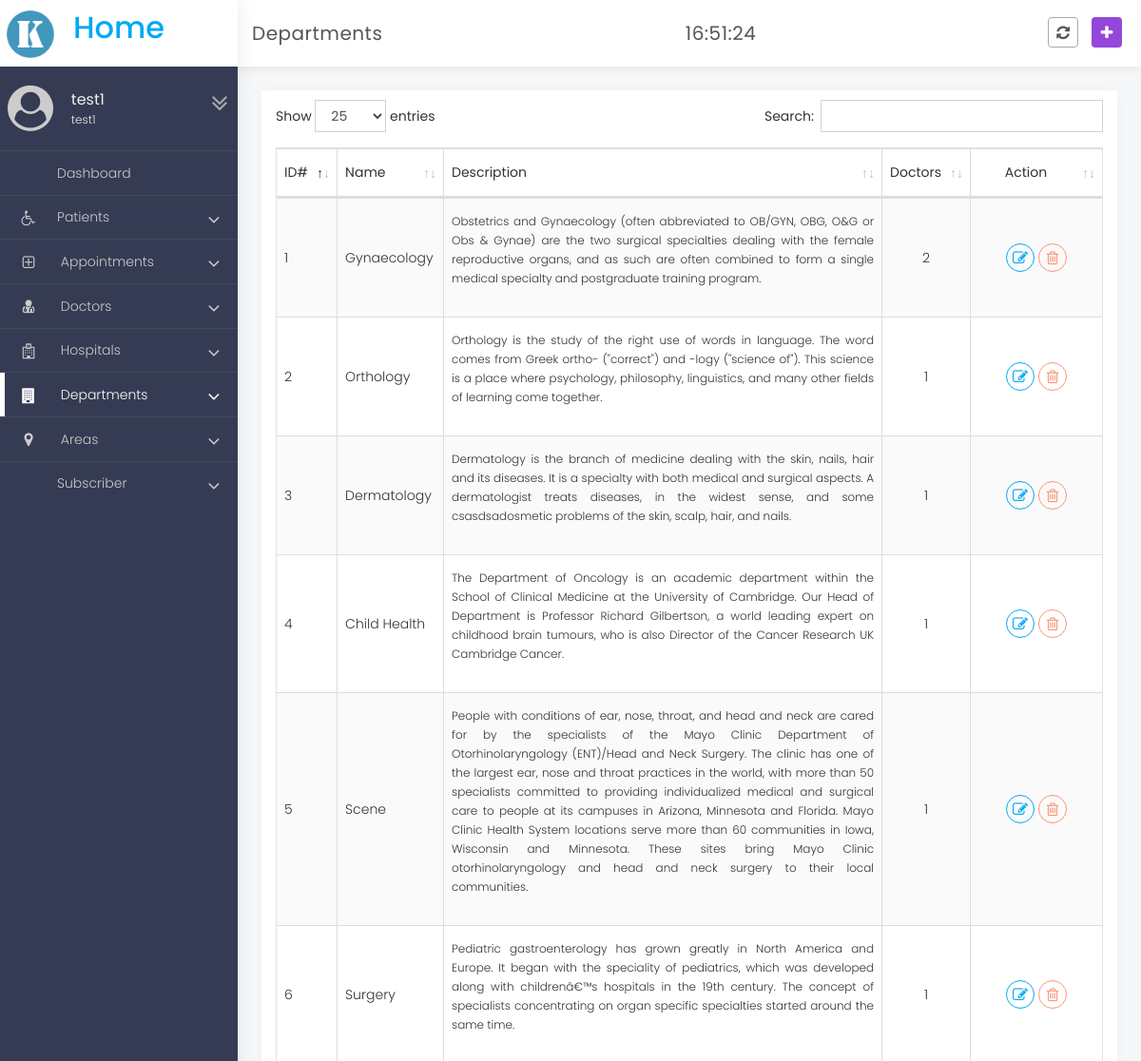
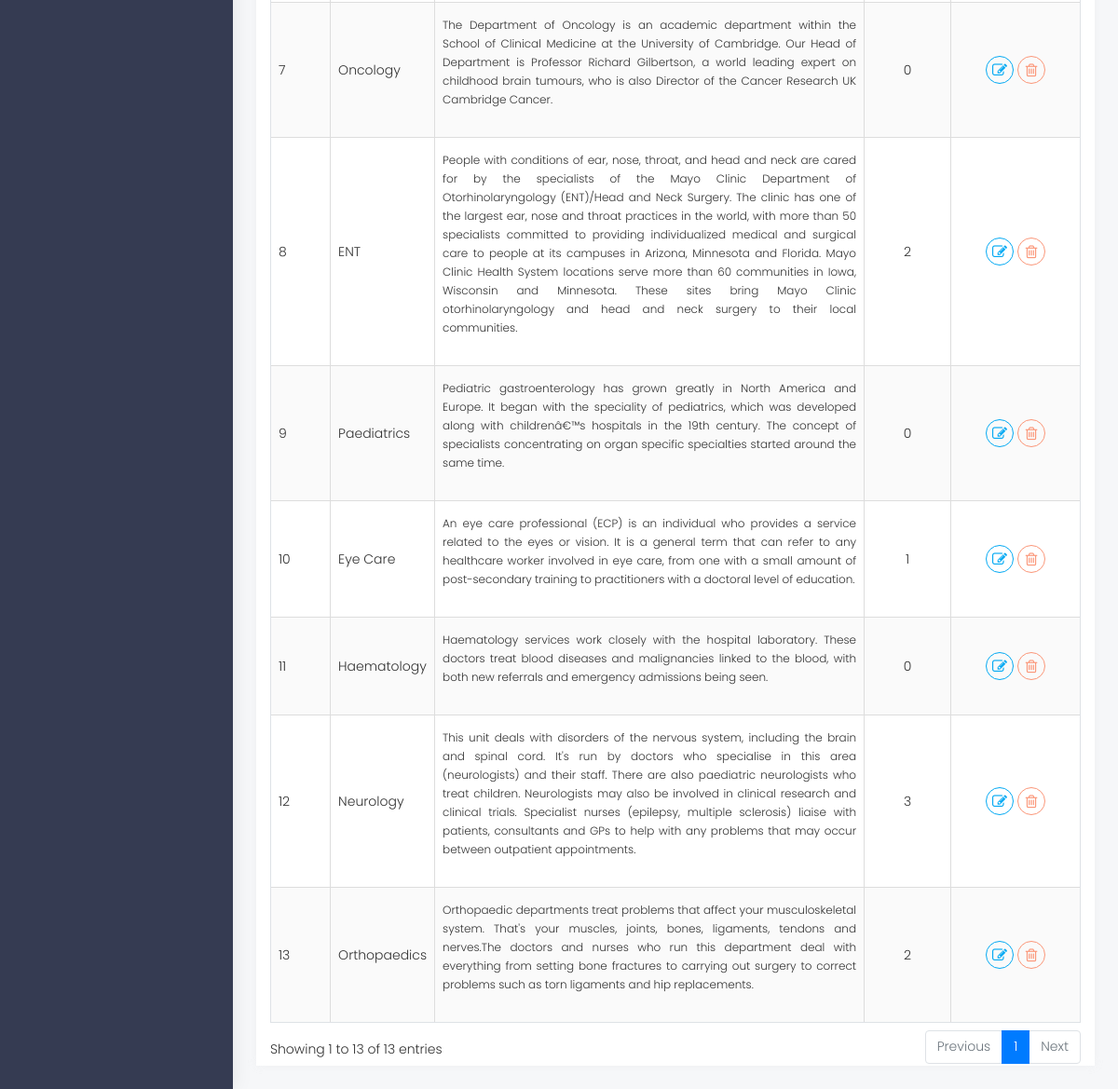
Page /admin/department.php (signed in) on the committed database (2 pictures, top to bottom).
### tables this page shows
CREATE TABLE `departments` (
  `id` int(5) NOT NULL,
  `name` varchar(30) NOT NULL,
  `photo` text DEFAULT NULL,
  `name_adj` text NOT NULL,
  `details` text DEFAULT NULL
);

### admin/class/departments.php (called while the page is built, shortened)
<?php
class departments
{
    function all(){
        global $pdo;
        $sql = "SELECT * FROM departments ORDER By id ASC ";
        $result = $pdo->prepare($sql);
        $result->execute();
        return $result;
    }
}

### admin/class/doctors.php (called while the page is built, shortened)
<?php
class doctors
{
    function count_by_dptID($id){
        global $pdo;
        $sql = "SELECT * FROM doctors where department_id = :id";
        $result = $pdo->prepare($sql);
        $result->execute(['id'=>$id]);
        return $result->rowCount();
    }
}

### admin/department.php (the view, shortened to what this page needs)
<?php include('include/header.php'); ?>
<?php include('include/navbar.php'); ?>
<?php require ('class/departments.php')?>
<?php require ('class/doctors.php')?>
<div class="page-container">
<div class="page-hdr">
	<div class="row">
		<div class="col-4 page-name">
			<h1><i class="fa fa-hospital-o"></i>Departments</h1>
		</div>
        <div class="page-name col-3 text-right">
            <h1 id="time">Time</h1>
        </div>
		<div class="col-5 page-menu">
			<a id="cancel" href="" data-toggle="tooltip" data-placement="left" title="Reload"><i class="fa fa-refresh"></i></a>
			<a href="department_add.php" data-toggle="tooltip" data-placement="left" title="Add Department"><i class="fa fa-plus"></i></a>
		</div>
	</div>
</div>
<div class="content">
	<div class="table-container">
		<table id="department-table" class="table table-bordered table-striped datatable-table">
			<thead>
				<tr class="table-heading">
					<th>ID#</th>
					<th>Name</th>
					<th>Description</th>
					<th>Doctors</th>
					<th class="table-action">Action</th>
				</tr>
			</thead>
			<tbody>
            <?php
            $doct = new doctors();
            $dpt = new departments();
            $result = $dpt->all();
            $departments = $result->fetchAll();
            foreach ($departments as $department) {
                ?>
                <tr>
                    <td class="table-srno"><?php  echo $department->id;?> </td>
                    <td class="table-name">
                        <p class="font-14 margin-0 text-capitalize"><?php  echo $department->name;?></p>
                    </td>
                    <td>
                        <p class="text-justify font-12"><?php  echo $department->details;?></p>
                    </td>
                    <td class="text-center">
                        <a href="doctors.php?dpt_id=<?php echo $department->id;?>">
                        <?php
                        echo $doct->count_by_dptID($department->id);
                        ?>
                        </a>
                    </td>
                    <td class="table-action">
                        <a href="edit_department.php?id=<?php  echo $department->id;?>"
                           class="btn btn-outline btn-info btn-outline-1x btn-circle" data-toggle="tooltip"
                           title="Edit"><i class="fa fa-pencil-square-o"></i>
                        </a>
                        <a  href="department.php?delete=<?php echo $department->id;?>" class="btn btn-outline btn-danger btn-outline-1x btn-circle table-delete" onclick="checkDelete()"
                           data-toggle="tooltip" data-placement="top" title="Delete">
                            <i class="fa fa-trash-o"></i>
                        </a>
                    </td>
                </tr>
                <?php
            }
            ?>
            </tbody>
		</table>
	</div>
</div>
<?php include('include/footer.php');?>

### rows in the picture
departments: id "1", name "Gynaecology", details "Obstetrics and Gynaecology (often abbreviated to OB/GYN, OBG, O&G or Obs & Gynae) are the two surgical specialties dealing with the female reproductive organs, and as such are often combined to form a single medical specialty and postgraduate training program.", id "2"
departments: id "2", name "Orthology", details "Orthology is the study of the right use of words in language. The word comes from Greek ortho- (\"correct\") and -logy (\"science of\"). This science is a place where psychology, philosophy, linguistics, and many other fields of learning come together.", id "1"
departments: id "3", name "Dermatology", details "Dermatology is the branch of medicine dealing with the skin, nails, hair and its diseases. It is a specialty with both medical and surgical aspects. A dermatologist treats diseases, in the widest sense, and some csasdsadosmetic problems of the skin, scalp, hair, and nails.", id "1"
departments: id "4", name "Child Health", details "The Department of Oncology is an academic department within the School of Clinical Medicine at the University of Cambridge. Our Head of Department is Professor Richard Gilbertson, a world leading expert on childhood brain tumours, who is also Director of the Cancer Research UK Cambridge Cancer.", id "1"
departments: id "5", name "Scene", details "People with conditions of ear, nose, throat, and head and neck are cared for by the specialists of the Mayo Clinic Department of Otorhinolaryngology (ENT)/Head and Neck Surgery. The clinic has one of the largest ear, nose and throat practices in the world, with more than 50 specialists committed to providing individualized medical and surgical care to people at its campuses in Arizona, Minnesota and Florida. Mayo Clinic Health System locations serve more than 60 communities in Iowa, Wisconsin and Minnesota. These sites bring Mayo Clinic otorhinolaryngology and head and neck surgery to their local communities.", id "1"
departments: id "6", name "Surgery", details "Pediatric gastroenterology has grown greatly in North America and Europe. It began with the speciality of pediatrics, which was developed along with childrenâ€™s hospitals in the 19th century. The concept of specialists concentrating on organ specific specialties started around the same time.", id "1"
departments: id "7", name "Oncology", details "The Department of Oncology is an academic department within the School of Clinical Medicine at the University of Cambridge. Our Head of Department is Professor Richard Gilbertson, a world leading expert on childhood brain tumours, who is also Director of the Cancer Research UK Cambridge Cancer.", id "0"
departments: id "8", name "ENT", details "People with conditions of ear, nose, throat, and head and neck are cared for by the specialists of the Mayo Clinic Department of Otorhinolaryngology (ENT)/Head and Neck Surgery. The clinic has one of the largest ear, nose and throat practices in the world, with more than 50 specialists committed to providing individualized medical and surgical care to people at its campuses in Arizona, Minnesota and Florida. Mayo Clinic Health System locations serve more than 60 communities in Iowa, Wisconsin and Minnesota. These sites bring Mayo Clinic otorhinolaryngology and head and neck surgery to their local communities.", id "2"
departments: id "9", name "Paediatrics", details "Pediatric gastroenterology has grown greatly in North America and Europe. It began with the speciality of pediatrics, which was developed along with childrenâ€™s hospitals in the 19th century. The concept of specialists concentrating on organ specific specialties started around the same time.", id "0"
departments: id "10", name "Eye Care", details "An eye care professional (ECP) is an individual who provides a service related to the eyes or vision. It is a general term that can refer to any healthcare worker involved in eye care, from one with a small amount of post-secondary training to practitioners with a doctoral level of education.", id "1"
departments: id "11", name "Haematology", details "Haematology services work closely with the hospital laboratory. These doctors treat blood diseases and malignancies linked to the blood, with both new referrals and emergency admissions being seen.", id "0"
departments: id "12", name "Neurology", details "This unit deals with disorders of the nervous system, including the brain and spinal cord. It's run by doctors who specialise in this area (neurologists) and their staff. There are also paediatric neurologists who treat children. Neurologists may also be involved in clinical research and clinical trials. Specialist nurses (epilepsy, multiple sclerosis) liaise with patients, consultants and GPs to help with any problems that may occur between outpatient appointments.", id "3"
departments: id "13", name "Orthopaedics", details "Orthopaedic departments treat problems that affect your musculoskeletal system. That's your muscles, joints, bones, ligaments, tendons and nerves.The doctors and nurses who run this department deal with everything from setting bone fractures to carrying out surgery to correct problems such as torn ligaments and hip replacements.", id "2"

### other values in the picture
$_SESSION['admin_name'] "test1"
$_SESSION['admin_first_name'] "test1"
